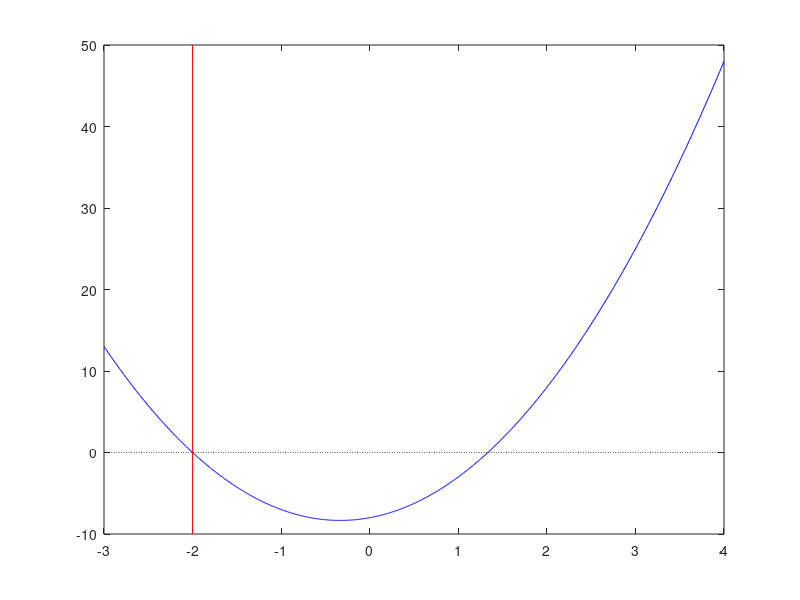

Here is the MATLAB script that generated this plot:
function [xR, flag] = myNewtonRaphson( functionHandle , x0 , xLim , ...
    Tol_x , Tol_y , MaxIter , ccSlope , Voc )

% Implementation of the Newton-Raphson root-finding algorithm, intended 
% for the numerical "solution" of the characteristic equation of slab (1D)
% multilayer waveguides.
%
% functionHandle is a handle to a function (written by user) designed to 
% return the value of a function y(x0) *AND* its dy/dx value at x0. In our
% case, the function is something like: 
%
%         [XE,dXE]=MLSWG_CharEq(ne0,nL,nR,ns,wl,ts,ModePol);
%
% See the example/test function written for how to write this function.
% x0 is the starting "guess" for the root (obligatory input) and xLim are
% the [lower,upper] x-boundaries where we're allowed to search for a root.
%
% Alexandros Pitilakis / Thessaloniki, Greece
% 2015 Sept: Original version

% Test inputs
if nargin == 0
   functionHandle = @testFunct; % Check testFunct below
   x0 = -2;
   xLim = [ -3 4 ];
end

% Error check
if nargin == 1
    error( ' ## Newton-Raphson: Not starting guess provided!' );
end

% Default parameters
if nargin == 2
    xLim = [-Inf, +Inf];
end
if nargin < 4
    MaxIter = 100;
end
if nargin < 5
    Tol_x = 1e-10;
end
if nargin < 6
    Tol_y = 1e-10;
end
if nargin < 7
    ccSlope = 0.3; % Set to zero to "bypass" this feature of myNR solver
end
if nargin < 8
    Voc = 1;
end

% Begin NR iterations, until k
xR = [];
flag = [];
for ii = 1 : MaxIter
    
    % Find the function- and derivative-value at x=ne0, using the
    % functionHandle input. In our case, these are acquired by a function
    % of the sort [XE,dXE]=MLSWG_CharEq(ne0,nL,nR,ns,wl,ts,ModePol);
    [ y, dy ] = functionHandle( x0 );
    
    % Controlled convergense (stepping) of the method. The default value of
    % cc==1, but here we start it from something smaller and gradually
    % increase it as we approach MaxIter. The paramter ccSlope controls the
    % shape of this increase. If ccSlope>1 then cc increases fast and goes
    % into "saturation" (like a log function). If ccSlope<1, then cc
    % incrases slowly at first and rapidly near MaxIter (like an exp
    % funct). ccSlope>1 typically leads to faster convergence for "regular"
    % functions, but it may miss some roots where the y-slope is steep.
    cc = (ii/MaxIter)^ccSlope; 
    x0 = x0 + cc*( -y./dy );
    
    % Check the algorithm
    if abs(y./dy) < Tol_x && abs(y) < Tol_y && ...
            real(x0) > min(xLim) && real(x0) < max(xLim)
        if Voc == 1
            fprintf( ' ** Newton-Raphson: Root Found x = %f (after %d iters)\n' , x0 , ii );
        end
        xR = x0;
        flag = 1;
        break;
    elseif real(x0) < min(xLim) || real(x0) > max(xLim)
        if Voc == 1
            fprintf( ' ## Newton-Raphson: Off x-Limits => Aborting.\n' );
        end
        flag = 2;
        break;
    elseif ii == MaxIter,
        if Voc == 1
            fprintf( ' ## Newton-Raphson: MaxIterations reachead.\n' );
        end
        flag = 3;
    end
    
end

% Test outputs
if nargin == 0 && all( ~isinf(xLim) )
    close
    x = linspace( min(xLim) , max(xLim) , 1e3 );
    y = functionHandle( x );
    plot( x , y , 'b-' ); hold on;
    plot( xR*[1 1],get(gca,'YLim'),'r-')
    plot( x , 0*x , 'k:' );
end

end

% Test function 
function [f,df]=testFunct(x)
    f = 3*x.^2 + 2*x - 8;
    df = 6*x + 2 ;
end